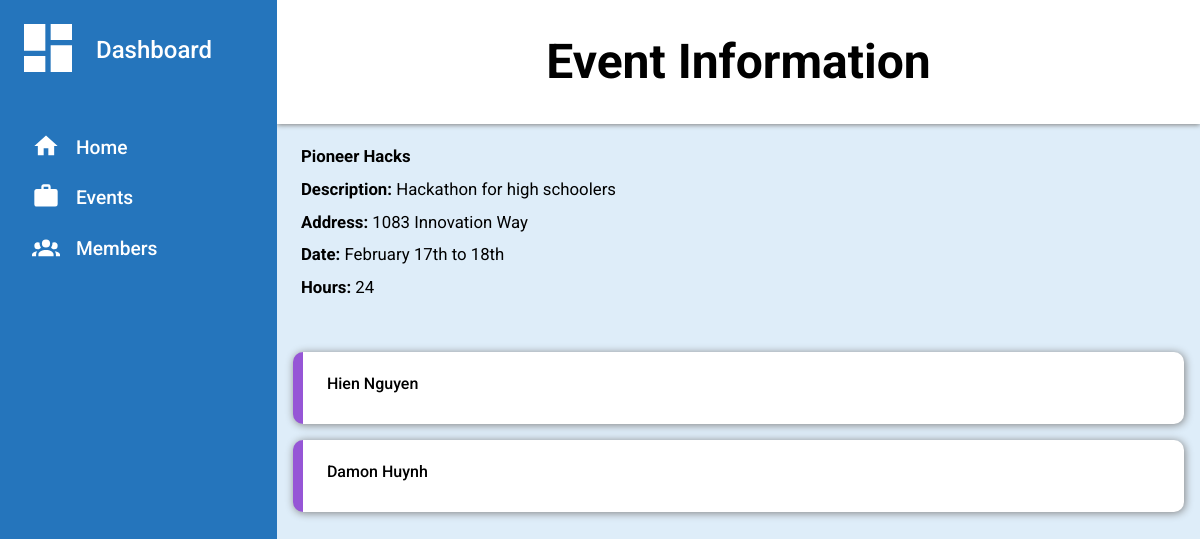
The app's page /event/6 with its own data.
### app.py (models this page shows)
class Event(db.Model):
    id = db.Column(db.Integer, primary_key = True)
    name = db.Column(db.String(100), unique = False, index = True)
    description = db.Column(db.String(250), unique = False, index = True)
    address = db.Column(db.String(250), unique = False, index = True)
    date = db.Column(db.String(40), unique = False, index = True)
    hours = db.Column(db.Integer, index = True, unique = False)

class Member(db.Model):
    id = db.Column(db.Integer, primary_key = True)
    name = db.Column(db.String(100), unique = False, index = True)
    student_id = db.Column(db.Integer, index = True, unique = False)
    hours = db.Column(db.Integer, index = True, unique = False)
    grade = db.Column(db.Integer, index = True, unique = False)
    email = db.Column(db.String(100), unique = False, index = True)
    events = db.relationship('Event', secondary = member_event, backref = 'members')

### app.py (the view)
@app.route('/event/<int:id>')
def event(id):
    event = Event.query.get(id)
    return render_template('event.html', event = event)

### templates/event.html (shortened to what this page needs)
{% extends 'base.html' %}
{% block content %}
<div class="header">
    <div class = "eventName">
        <p>Event Information</p>
    </div>
</div>
<div class="sidebar">
    <p><span><svg class="dash clickable" xmlns="http://www.w3.org/2000/svg" viewBox="0 0 24 24"><title>view-dashboard</title><path d="M13,3V9H21V3M13,21H21V11H13M3,21H11V15H3M3,13H11V3H3V13Z" /></svg></span>Dashboard</p>
    <ul>
        <a href="{{ url_for('dashboard') }}">
            <li class="clickable"><span><svg xmlns="http://www.w3.org/2000/svg" viewBox="0 0 24 24"><title>home</title><path d="M10,20V14H14V20H19V12H22L12,3L2,12H5V20H10Z" /></svg></span>Home</li>
        </a>
        <a href="{{ url_for('events') }}">
            <li class="clickable"><span><svg xmlns="http://www.w3.org/2000/svg" viewBox="0 0 24 24"><title>briefcase</title><path d="M10,2H14A2,2 0 0,1 16,4V6H20A2,2 0 0,1 22,8V19A2,2 0 0,1 20,21H4C2.89,21 2,20.1 2,19V8C2,6.89 2.89,6 4,6H8V4C8,2.89 8.89,2 10,2M14,6V4H10V6H14Z" /></svg></span>Events</li>
        </a>
        <a href="{{ url_for('members') }}">
            <li class="clickable"><span></span>Members</li>
        </a>
    </ul>
</div>
<div class="content">
    <div class="info">
        <p><span>{{ event.name }}</span></p>
        <p><span>Description:</span> {{ event.description }}</p>
        <p><span>Address:</span> {{ event.address }}</p>
        <p><span>Date: </span>{{ event.date }}</p>
        <p><span>Hours:</span> {{ event.hours }}</p>
    </div>
    <div class="members">
        <p class="content-label"></p>
        {% for member in event.members %}
            <a class="clickable" href="{{ url_for('member', id = member.id) }}">
                <div>
                    <p>{{ member.name }}</p>
                </div>
            </a>
        {% endfor %}
    </div>
</div>
{% endblock %}

### static/style.css (style rules this page uses)
html, body, div, span, applet, object, iframe, h1, h2, h3, h4, h5, h6, p, blockquote, pre, a, abbr, acronym, address, big, cite, code, del, dfn, em, img, ins, kbd, q, s, samp, small, strike, strong, sub, sup, tt, var, b, u, i, center, dl, dt, dd, ol, ul, li, fieldset, form, label, legend, table, caption, tbody, tfoot, thead, tr, th, td, article, aside, canvas, details, embed, figure, figcaption, footer, header, hgroup, menu, nav, output, ruby, section, summary, time, mark, audio, video { margin: 0; padding: 0; border: 0; font-size: 100%; font: inherit; vertical-align: baseline; }
body { line-height: 1; font-family: "Roboto"; }
ol, ul { list-style: none; }
:root { --sidebar: #2575bc; --project-border: #BC6C25; --main-background: #deedf9; --text-color: rgb(255, 255, 255); }
body { display: grid; grid-template-rows: 1fr 9fr; grid-template-columns: 1.2fr 4fr; height: 100vh; background-color: var(--main-background); }
.header { background-color: white; grid-column: 2; grid-row: 1 / 2; display: flex; flex-direction: column; justify-content: space-between; grid-template-rows: 1fr 2.5fr; padding: .75rem 2rem; line-height: 1.5rem; box-shadow: 0px 1px 5px grey; row-gap: 1rem; }
.eventName { height: 100px; display: flex; justify-content: center; align-items: center; font-weight: 700; font-size: 3rem; line-height: 3rem; }
.sidebar { background-color: var(--sidebar); grid-row: 1 / 3; padding: 1rem; }
a { text-decoration: none; }
.sidebar ul { display: grid; font-size: 1.2rem; margin-bottom: 3rem; gap: 1.2rem; }
.sidebar li, .sidebar p { color: var(--text-color); font-weight:500; display: flex; align-items: center; }
.sidebar p { font-size: 1.5rem; margin-bottom: 3rem; }
.content { padding: 1rem; }
.content-label { font-weight: 500; font-size: 1.1rem; grid-row: 1; grid-column: 1 / -1; }
.events, .members { grid-row: 1 / 4; display: grid; grid-template-rows: 2rem; gap: 1rem; grid-template-columns: 1fr; }
.events a>div, .members>a>div { display: flex; flex-direction: column; justify-content: space-between; background-color: white; border-radius: 10px; padding: 1.5rem; box-shadow: 1px 1px 8px grey; border-left: 10px solid var(--project-border); font-size: .75rem; color: grey; line-height: 1rem; transition: 100ms ease-out; }
.members>a>div { border-left:10px solid rgb(150, 86, 214); }
.events div > p, .members div > p { color: black; font-size: 1rem; font-weight: 500; margin-bottom: .5rem; }
.sidebar svg { fill: white; padding-right: 1rem; }
.dash { width: 4rem; }
li svg { margin-left: 1rem; width: 1.75rem; }
.clickable, .events>div, .members>p { cursor: pointer; }
.info>p { font-size: 1.05rem; padding: 0.5rem; }
.info span { font-weight: 700; }

### records on screen
Event: name "Pioneer Hacks", description "Hackathon for high schoolers", address "1083 Innovation Way", date "February 17th to 18th", hours "24"
Member: name "Hien Nguyen"
Member: name "Damon Huynh"
